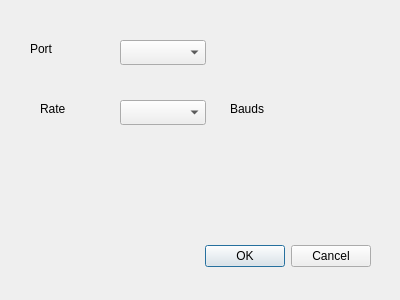
<?xml version="1.0" encoding="UTF-8"?>
<ui version="4.0">
 <class>Rs232_ui</class>
 <widget class="QDialog" name="Rs232_ui">
  <property name="geometry">
   <rect>
    <x>0</x>
    <y>0</y>
    <width>400</width>
    <height>300</height>
   </rect>
  </property>
  <property name="windowTitle">
   <string>Dialog</string>
  </property>
  <widget class="QDialogButtonBox" name="buttonBox">
   <property name="geometry">
    <rect>
     <x>30</x>
     <y>240</y>
     <width>341</width>
     <height>32</height>
    </rect>
   </property>
   <property name="orientation">
    <enum>Qt::Horizontal</enum>
   </property>
   <property name="standardButtons">
    <set>QDialogButtonBox::Cancel|QDialogButtonBox::Ok</set>
   </property>
  </widget>
  <widget class="QComboBox" name="comboBox">
   <property name="geometry">
    <rect>
     <x>120</x>
     <y>40</y>
     <width>86</width>
     <height>25</height>
    </rect>
   </property>
  </widget>
  <widget class="QComboBox" name="comboBox_2">
   <property name="geometry">
    <rect>
     <x>120</x>
     <y>100</y>
     <width>86</width>
     <height>25</height>
    </rect>
   </property>
  </widget>
  <widget class="QLabel" name="label">
   <property name="geometry">
    <rect>
     <x>30</x>
     <y>40</y>
     <width>67</width>
     <height>17</height>
    </rect>
   </property>
   <property name="text">
    <string>Port</string>
   </property>
  </widget>
  <widget class="QLabel" name="label_2">
   <property name="geometry">
    <rect>
     <x>40</x>
     <y>100</y>
     <width>67</width>
     <height>17</height>
    </rect>
   </property>
   <property name="text">
    <string>Rate</string>
   </property>
  </widget>
  <widget class="QLabel" name="label_3">
   <property name="geometry">
    <rect>
     <x>230</x>
     <y>100</y>
     <width>67</width>
     <height>17</height>
    </rect>
   </property>
   <property name="text">
    <string>Bauds</string>
   </property>
  </widget>
 </widget>
 <resources/>
 <connections>
  <connection>
   <sender>buttonBox</sender>
   <signal>accepted()</signal>
   <receiver>Rs232_ui</receiver>
   <slot>accept()</slot>
   <hints>
    <hint type="sourcelabel">
     <x>248</x>
     <y>254</y>
    </hint>
    <hint type="destinationlabel">
     <x>157</x>
     <y>274</y>
    </hint>
   </hints>
  </connection>
  <connection>
   <sender>buttonBox</sender>
   <signal>rejected()</signal>
   <receiver>Rs232_ui</receiver>
   <slot>reject()</slot>
   <hints>
    <hint type="sourcelabel">
     <x>316</x>
     <y>260</y>
    </hint>
    <hint type="destinationlabel">
     <x>286</x>
     <y>274</y>
    </hint>
   </hints>
  </connection>
 </connections>
</ui>
